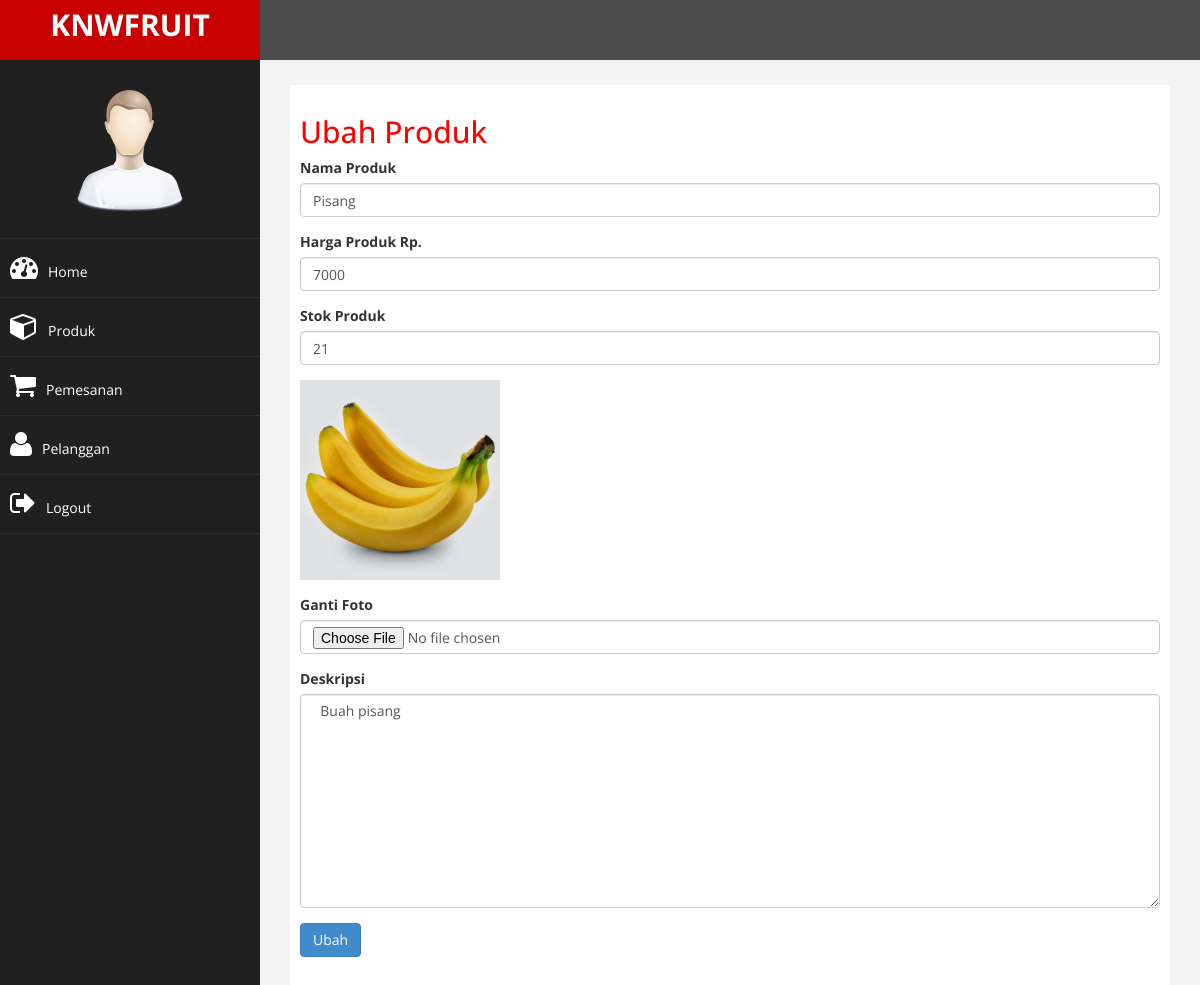
Screenshot of /admin/index.php?halaman=ubahproduk&id=2 (signed in) with the database file from the repository.
### tables this page shows
CREATE TABLE `produk` (
  `id_produk` int(11) NOT NULL,
  `nama_produk` varchar(25) NOT NULL,
  `harga_produk` int(11) NOT NULL,
  `foto_produk` varchar(50) NOT NULL,
  `deskripsi_produk` text NOT NULL,
  `stok_produk` int(10) NOT NULL
);

### admin/ubahproduk.php (the view, shortened to what this page needs)
<h2>Ubah Produk</h2>
<?php
	$ambil = $koneksi->query("SELECT * FROM produk WHERE id_produk='$_GET[id]'");
	$pecah = $ambil->fetch_assoc();
?>
<form method="post" enctype="multipart/form-data">
	<div class="form-group">
		<label>Nama Produk</label>
		<input type="text" class="form-control" name="nama" value="<?php echo $pecah['nama_produk']; ?>">
	</div>
	<div class="form-group">
		<label>Harga Produk Rp.</label>
		<input type="number" class="form-control" name="harga" value="<?php echo $pecah['harga_produk']; ?>">
	</div>
	<div class="form-group">
		<label>Stok Produk</label>
		<input type="number" class="form-control" name="stok" value="<?php echo $pecah['stok_produk']; ?>">
	</div>
	<div class="form-group">
		<img src="../foto_produk/<?php echo $pecah['foto_produk']?>" width="200">
	</div>
	<div class="form-group">
		<label>Ganti Foto</label>
		<input type="file" class="form-control" name="foto">
	</div>
	<div class="form-group">
		<label>Deskripsi</label>
		<textarea class="form-control" name="deskripsi" rows="10"> <?php echo $pecah['deskripsi_produk']; ?></textarea>
	</div>
	<button class="btn btn-primary" name="ubah">Ubah</button>
</form>

### admin/assets/css/custom.css (style rules this page uses)
body { font-family: 'Open Sans', sans-serif; }
h2 { color: #f00; }

### rows the page displays
produk: nama "Pisang", harga "7000", stok "21", foto_produk (picture), deskripsi "Buah pisang"
